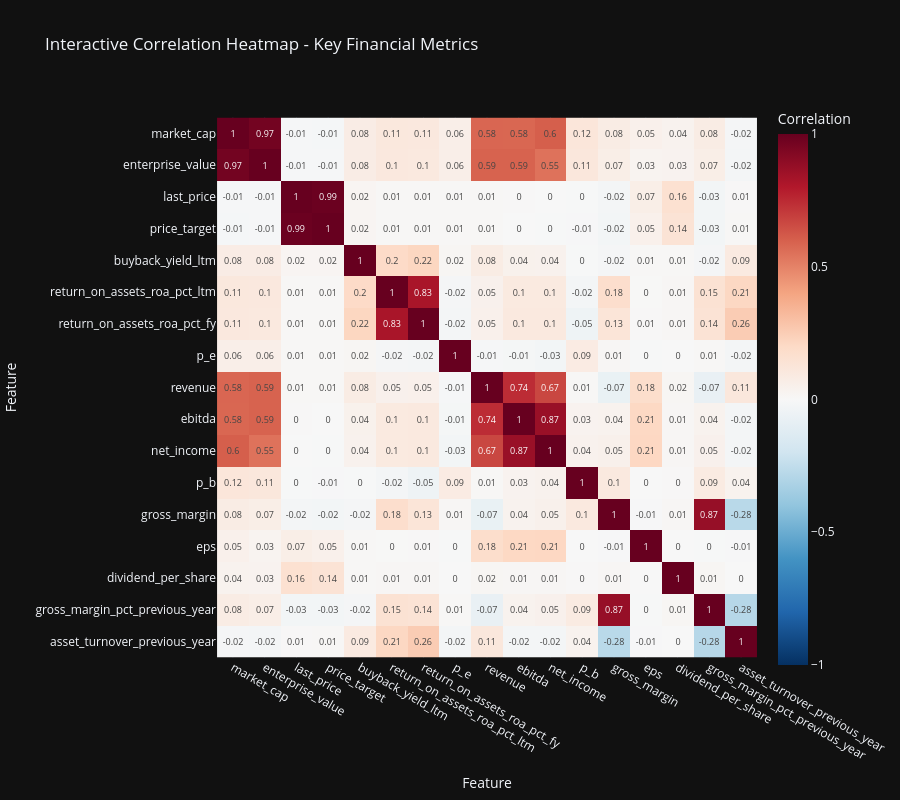
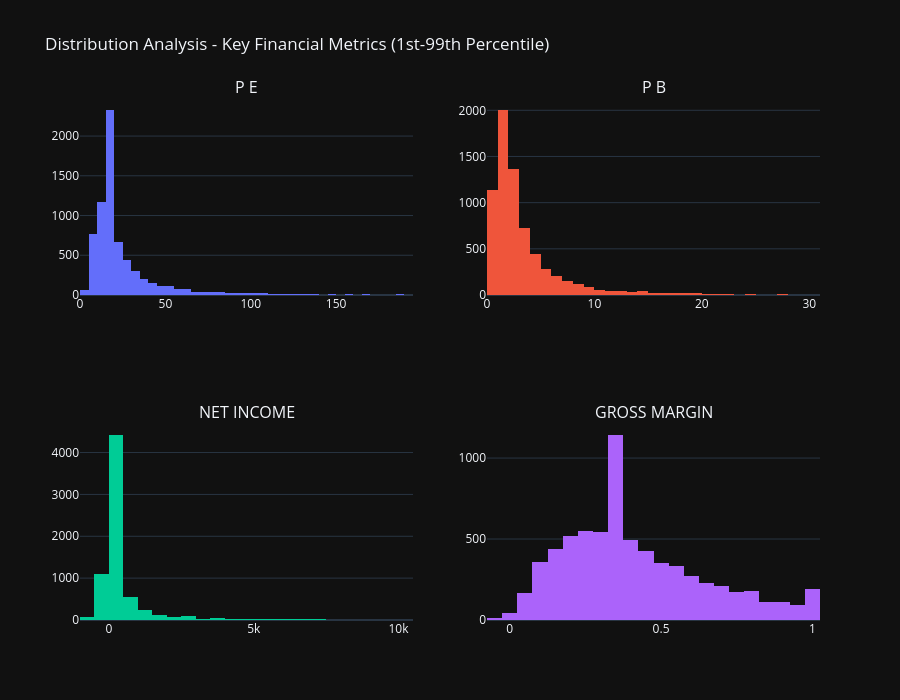
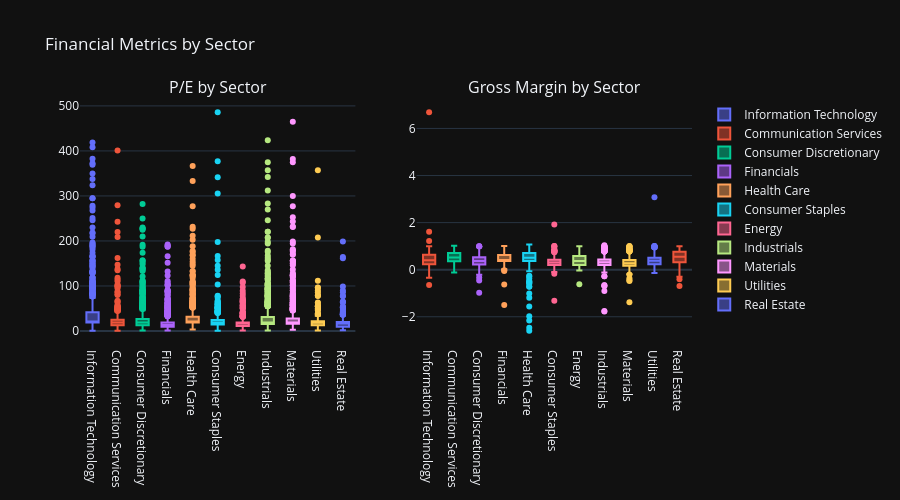
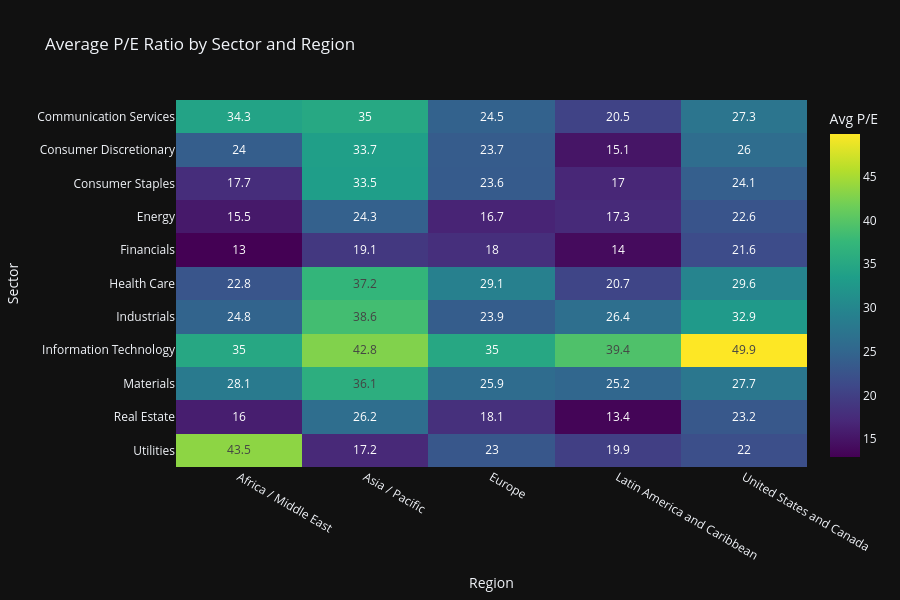

The notebook cell saved with these charts, in order:
### Code cell
# 📊 Interactive EDA Visualizations with Plotly
print("\n📊 Creating Interactive EDA Visualizations...")

# 1. Interactive Correlation Heatmap
print("  Creating correlation heatmap...")
numeric_cols = all_stocks_scaled.select_dtypes(include=[np.number]).columns.tolist()
key_metrics = [col for col in numeric_cols if col in [
    'last_price', 'price_target', 'market_cap', 'enterprise_value', 'ebitda',
    'p_e', 'p_b', 'gross_margin', 'revenue', 'net_income', 'gross_margin_pct_previous_year', 'eps',
    'asset_turnover_previous_year', 'dividend_per_share', 'buyback_yield_ltm',
    'return_on_assets_roa_pct_ltm',
    'return_on_assets_roa_pct_fy',
    ]][:20]  # Top 20 key metrics

if len(key_metrics) > 1:
    corr_matrix = all_stocks_scaled[key_metrics].corr()

    fig_corr = px.imshow(
            corr_matrix,
            labels=dict(x="Feature", y="Feature", color="Correlation"),
            x=corr_matrix.columns,
            y=corr_matrix.columns,
            color_continuous_scale='RdBu_r',
            zmin=-1,
            zmax=1,
            title='Interactive Correlation Heatmap - Key Financial Metrics',
            height=800,
            width=900
            )
    fig_corr.update_layout(
            xaxis={'side': 'bottom'},
            yaxis={'autorange': 'reversed'}
            )
    fig_corr.update_traces(text=corr_matrix.values.round(2), texttemplate='%{text}')
    fig_corr.show()
    fig_corr.write_html(eda_output_dir / "correlation_heatmap_interactive.html")
    print(f"  ✓ Saved: {eda_output_dir / 'correlation_heatmap_interactive.html'}")

# 2. Distribution Analysis - Key Metrics (Interactive Histograms)
print("  Creating distribution plots...")
distribution_metrics = [m for m in ['p_e', 'p_b', 'net_income', 'gross_margin'] if m in all_stocks_scaled.columns][:4]

if distribution_metrics:
    fig_dist = make_subplots(
            rows=2, cols=2,
            subplot_titles=[m.upper().replace('_', ' ') for m in distribution_metrics]
            )

    for idx, metric in enumerate(distribution_metrics):
        row = idx // 2 + 1
        col = idx % 2 + 1

        # Filter out extreme outliers for better visualization
        data = all_stocks_scaled[metric].dropna()
        q1, q99 = data.quantile([0.01, 0.99])
        filtered_data = data[(data >= q1) & (data <= q99)]

        fig_dist.add_trace(
                go.Histogram(x=filtered_data, name=metric, nbinsx=50, showlegend=False),
                row=row, col=col
                )

    fig_dist.update_layout(
            title_text="Distribution Analysis - Key Financial Metrics (1st-99th Percentile)",
            height=700,
            showlegend=False
            )
    fig_dist.show()
    fig_dist.write_html(eda_output_dir / "distributions_interactive.html")
    print(f"  ✓ Saved: {eda_output_dir / 'distributions_interactive.html'}")

# 3. Sector Comparison - Interactive Box Plots
print("  Creating sector comparison plots...")
if 'sector' in all_stocks_scaled.columns and 'p_e' in all_stocks_scaled.columns:
    # Define desired metrics and check which are available
    desired_metrics = ['p_e', 'gross_margin']
    available_metrics = [col for col in desired_metrics if col in all_stocks_scaled.columns]

    if len(available_metrics) == 0:
        print("  Warning: No metrics available for sector comparison. Skipping sector plots.")
    else:
        # Use only available columns
        cols_to_select = ['sector'] + available_metrics
        sector_data = all_stocks_scaled[cols_to_select].dropna()

        if sector_data.empty:
            print("  Warning: No data available after filtering. Skipping sector plots.")
        else:
            # Create subplots based on available metrics
            n_metrics = len(available_metrics)
            metric_titles = {
                'p_e': 'P/E by Sector',
                'gross_margin': 'Gross Margin by Sector'
                }

            subplot_titles = [metric_titles.get(m, f'{m} by Sector') for m in available_metrics]

            fig_sector = make_subplots(
                    rows=1, cols=n_metrics,
                    subplot_titles=subplot_titles
                    )

            for idx, metric in enumerate(available_metrics, start=1):
                for sector in sector_data['sector'].unique():
                    sector_subset = sector_data[sector_data['sector'] == sector]
                    fig_sector.add_trace(
                            go.Box(
                                    y=sector_subset[metric],
                                    name=sector,
                                    showlegend=(idx == 1)  # Show legend only for first subplot
                                    ),
                            row=1, col=idx
                            )

            fig_sector.update_layout(
                    height=500,
                    title_text="Financial Metrics by Sector",
                    showlegend=True
                    )
            fig_sector.show()
            print(f"  Sector comparison plots created with {n_metrics} metric(s).")

# 4. Region vs Sector Heatmap - Average P/E Ratio
print("  Creating region-sector heatmap...")
if all(col in all_stocks_scaled.columns for col in ['sector', 'region', 'p_e']):
    pivot_data = all_stocks_scaled.pivot_table(
            values='p_e',
            index='sector',
            columns='region',
            aggfunc='mean'
            )

    fig_region_sector = px.imshow(
            pivot_data,
            labels=dict(x="Region", y="Sector", color="Avg P/E"),
            title='Average P/E Ratio by Sector and Region',
            color_continuous_scale='Viridis',
            aspect='auto',
            height=600
            )
    fig_region_sector.update_traces(text=pivot_data.values.round(1), texttemplate='%{text}')
    fig_region_sector.show()
    fig_region_sector.write_html(eda_output_dir / "region_sector_heatmap.html")
    print(f"  ✓ Saved: {eda_output_dir / 'region_sector_heatmap.html'}")

# 5. 3D Scatter Plot - Market Cap vs P/E vs Gross Margin
print("  Creating 3D scatter plot...")
if all(col in all_stocks_scaled.columns for col in ['market_cap', 'p_e', 'gross_margin', 'sector']):
    scatter_data = all_stocks_scaled[['market_cap', 'p_e', 'gross_margin', 'sector']].dropna()
    # Filter for reasonable values
    scatter_data = scatter_data[
        (scatter_data['p_e'] > 0) & (scatter_data['p_e'] < 100) &
        (scatter_data['gross_margin'] > -0.05) & (scatter_data['gross_margin'] < 0.15)
        ]

    fig_3d = px.scatter_3d(
            scatter_data.sample(min(1000, len(scatter_data)), random_state=42),
            x='market_cap',
            log_x=True,
            y='p_e',
            z='gross_margin',
            color='sector',
            title='3D Valuation Analysis: Market Cap vs P/E vs Gross Margin',
            labels={'market_cap': 'Market Cap', 'p_e': 'P/E Ratio', 'gross_margin': 'Gross Margin'},
            height=700
            )
    fig_3d.show()
    fig_3d.write_html(eda_output_dir / "valuation_3d_scatter.html")
    print(f"  ✓ Saved: {eda_output_dir / 'valuation_3d_scatter.html'}")

print(f"\n✅ Section 3 Interactive EDA Visualizations Complete")
print(f"   All interactive charts saved to: {eda_output_dir}")

### Figure 1 — Plotly figure (JSON) as saved in the notebook; plotly's stock layout.template omitted (floating-point values rounded to 4 significant figures; data arrays with more than 128 entries replaced by an {"elided": "..."} marker saying what was removed)
{"data": [{"coloraxis": "coloraxis", "name": "0", "x": ["market_cap", "enterprise_value", "last_price", "price_target", "buyback_yield_ltm", "return_on_assets_roa_pct_ltm", "return_on_assets_roa_pct_fy", "p_e", "revenue", "ebitda", "net_income", "p_b", "gross_margin", "eps", "dividend_per_share", "gross_margin_pct_previous_year", "asset_turnover_previous_year"], "y": ["market_cap", "enterprise_value", "last_price", "price_target", "buyback_yield_ltm", "return_on_assets_roa_pct_ltm", "return_on_assets_roa_pct_fy", "p_e", "revenue", "ebitda", "net_income", "p_b", "gross_margin", "eps", "dividend_per_share", "gross_margin_pct_previous_year", "asset_turnover_previous_year"], "z": {"elided": "17x17 float values"}, "type": "heatmap", "xaxis": "x", "yaxis": "y", "hovertemplate": "Feature: %{x}<br>Feature: %{y}<br>Correlation: %{z}<extra></extra>", "text": {"elided": "17x17 float values"}, "texttemplate": "%{text}"}], "layout": {"xaxis": {"anchor": "y", "domain": [0.0, 1.0], "scaleanchor": "y", "constrain": "domain", "title": {"text": "Feature"}, "side": "bottom"}, "yaxis": {"anchor": "x", "domain": [0.0, 1.0], "autorange": "reversed", "constrain": "domain", "title": {"text": "Feature"}}, "coloraxis": {"colorbar": {"title": {"text": "Correlation"}}, "colorscale": [[0.0, "rgb(5,48,97)"], [0.1, "rgb(33,102,172)"], [0.2, "rgb(67,147,195)"], [0.3, "rgb(146,197,222)"], [0.4, "rgb(209,229,240)"], [0.5, "rgb(247,247,247)"], [0.6, "rgb(253,219,199)"], [0.7, "rgb(244,165,130)"], [0.8, "rgb(214,96,77)"], [0.9, "rgb(178,24,43)"], [1.0, "rgb(103,0,31)"]], "cmin": -1, "cmax": 1}, "title": {"text": "Interactive Correlation Heatmap - Key Financial Metrics"}, "height": 800, "width": 900}}

### Figure 2 — Plotly figure (JSON) as saved in the notebook; plotly's stock layout.template omitted (floating-point values rounded to 4 significant figures; data arrays with more than 128 entries replaced by an {"elided": "..."} marker saying what was removed)
{"data": [{"name": "p_e", "nbinsx": 50, "showlegend": false, "x": {"elided": "6887 float values"}, "type": "histogram", "xaxis": "x", "yaxis": "y"}, {"name": "p_b", "nbinsx": 50, "showlegend": false, "x": {"elided": "6926 float values"}, "type": "histogram", "xaxis": "x2", "yaxis": "y2"}, {"name": "net_income", "nbinsx": 50, "showlegend": false, "x": {"elided": "6887 float values"}, "type": "histogram", "xaxis": "x3", "yaxis": "y3"}, {"name": "gross_margin", "nbinsx": 50, "showlegend": false, "x": {"elided": "6944 float values"}, "type": "histogram", "xaxis": "x4", "yaxis": "y4"}], "layout": {"xaxis": {"anchor": "y", "domain": [0.0, 0.45]}, "yaxis": {"anchor": "x", "domain": [0.625, 1.0]}, "xaxis2": {"anchor": "y2", "domain": [0.55, 1.0]}, "yaxis2": {"anchor": "x2", "domain": [0.625, 1.0]}, "xaxis3": {"anchor": "y3", "domain": [0.0, 0.45]}, "yaxis3": {"anchor": "x3", "domain": [0.0, 0.375]}, "xaxis4": {"anchor": "y4", "domain": [0.55, 1.0]}, "yaxis4": {"anchor": "x4", "domain": [0.0, 0.375]}, "annotations": [{"font": {"size": 16}, "showarrow": false, "text": "P E", "x": 0.225, "xanchor": "center", "xref": "paper", "y": 1.0, "yanchor": "bottom", "yref": "paper"}, {"font": {"size": 16}, "showarrow": false, "text": "P B", "x": 0.775, "xanchor": "center", "xref": "paper", "y": 1.0, "yanchor": "bottom", "yref": "paper"}, {"font": {"size": 16}, "showarrow": false, "text": "NET INCOME", "x": 0.225, "xanchor": "center", "xref": "paper", "y": 0.375, "yanchor": "bottom", "yref": "paper"}, {"font": {"size": 16}, "showarrow": false, "text": "GROSS MARGIN", "x": 0.775, "xanchor": "center", "xref": "paper", "y": 0.375, "yanchor": "bottom", "yref": "paper"}], "title": {"text": "Distribution Analysis - Key Financial Metrics (1st-99th Percentile)"}, "height": 700, "showlegend": false}}

### Figure 3 — Plotly figure (JSON) as saved in the notebook; plotly's stock layout.template omitted (floating-point values rounded to 4 significant figures; data arrays with more than 128 entries replaced by an {"elided": "..."} marker saying what was removed)
{"data": [{"name": "Information Technology", "showlegend": true, "y": {"elided": "757 float values"}, "type": "box", "xaxis": "x", "yaxis": "y"}, {"name": "Communication Services", "showlegend": true, "y": {"elided": "309 float values"}, "type": "box", "xaxis": "x", "yaxis": "y"}, {"name": "Consumer Discretionary", "showlegend": true, "y": {"elided": "851 float values"}, "type": "box", "xaxis": "x", "yaxis": "y"}, {"name": "Financials", "showlegend": true, "y": {"elided": "1024 float values"}, "type": "box", "xaxis": "x", "yaxis": "y"}, {"name": "Health Care", "showlegend": true, "y": {"elided": "733 float values"}, "type": "box", "xaxis": "x", "yaxis": "y"}, {"name": "Consumer Staples", "showlegend": true, "y": {"elided": "522 float values"}, "type": "box", "xaxis": "x", "yaxis": "y"}, {"name": "Energy", "showlegend": true, "y": {"elided": "323 float values"}, "type": "box", "xaxis": "x", "yaxis": "y"}, {"name": "Industrials", "showlegend": true, "y": {"elided": "1246 float values"}, "type": "box", "xaxis": "x", "yaxis": "y"}, {"name": "Materials", "showlegend": true, "y": {"elided": "778 float values"}, "type": "box", "xaxis": "x", "yaxis": "y"}, {"name": "Utilities", "showlegend": true, "y": {"elided": "243 float values"}, "type": "box", "xaxis": "x", "yaxis": "y"}, {"name": "Real Estate", "showlegend": true, "y": {"elided": "243 float values"}, "type": "box", "xaxis": "x", "yaxis": "y"}, {"name": "Information Technology", "showlegend": false, "y": {"elided": "757 float values"}, "type": "box", "xaxis": "x2", "yaxis": "y2"}, {"name": "Communication Services", "showlegend": false, "y": {"elided": "309 float values"}, "type": "box", "xaxis": "x2", "yaxis": "y2"}, {"name": "Consumer Discretionary", "showlegend": false, "y": {"elided": "851 float values"}, "type": "box", "xaxis": "x2", "yaxis": "y2"}, {"name": "Financials", "showlegend": false, "y": {"elided": "1024 float values"}, "type": "box", "xaxis": "x2", "yaxis": "y2"}, {"name": "Health Care", "showlegend": false, "y": {"elided": "733 float values"}, "type": "box", "xaxis": "x2", "yaxis": "y2"}, {"name": "Consumer Staples", "showlegend": false, "y": {"elided": "522 float values"}, "type": "box", "xaxis": "x2", "yaxis": "y2"}, {"name": "Energy", "showlegend": false, "y": {"elided": "323 float values"}, "type": "box", "xaxis": "x2", "yaxis": "y2"}, {"name": "Industrials", "showlegend": false, "y": {"elided": "1246 float values"}, "type": "box", "xaxis": "x2", "yaxis": "y2"}, {"name": "Materials", "showlegend": false, "y": {"elided": "778 float values"}, "type": "box", "xaxis": "x2", "yaxis": "y2"}, {"name": "Utilities", "showlegend": false, "y": {"elided": "243 float values"}, "type": "box", "xaxis": "x2", "yaxis": "y2"}, {"name": "Real Estate", "showlegend": false, "y": {"elided": "243 float values"}, "type": "box", "xaxis": "x2", "yaxis": "y2"}], "layout": {"xaxis": {"anchor": "y", "domain": [0.0, 0.45]}, "yaxis": {"anchor": "x", "domain": [0.0, 1.0]}, "xaxis2": {"anchor": "y2", "domain": [0.55, 1.0]}, "yaxis2": {"anchor": "x2", "domain": [0.0, 1.0]}, "annotations": [{"font": {"size": 16}, "showarrow": false, "text": "P/E by Sector", "x": 0.225, "xanchor": "center", "xref": "paper", "y": 1.0, "yanchor": "bottom", "yref": "paper"}, {"font": {"size": 16}, "showarrow": false, "text": "Gross Margin by Sector", "x": 0.775, "xanchor": "center", "xref": "paper", "y": 1.0, "yanchor": "bottom", "yref": "paper"}], "title": {"text": "Financial Metrics by Sector"}, "height": 500, "showlegend": true}}

### Figure 4 — Plotly figure (JSON) as saved in the notebook; plotly's stock layout.template omitted (floating-point values rounded to 4 significant figures)
{"data": [{"coloraxis": "coloraxis", "name": "0", "x": ["Africa / Middle East", "Asia / Pacific", "Europe", "Latin America and Caribbean", "United States and Canada"], "y": ["Communication Services", "Consumer Discretionary", "Consumer Staples", "Energy", "Financials", "Health Care", "Industrials", "Information Technology", "Materials", "Real Estate", "Utilities"], "z": [[34.25, 35.03, 24.52, 20.48, 27.31], [23.98, 33.66, 23.66, 15.06, 26.0], [17.74, 33.5, 23.57, 16.96, 24.05], [15.47, 24.3, 16.7, 17.3, 22.63], [12.98, 19.06, 17.96, 14.01, 21.62], [22.75, 37.24, 29.09, 20.65, 29.64], [24.8, 38.56, 23.88, 26.42, 32.87], [34.97, 42.76, 34.98, 39.41, 49.86], [28.13, 36.14, 25.95, 25.2, 27.67], [16.01, 26.16, 18.08, 13.35, 23.16], [43.47, 17.18, 23.01, 19.88, 21.95]], "type": "heatmap", "xaxis": "x", "yaxis": "y", "hovertemplate": "Region: %{x}<br>Sector: %{y}<br>Avg P/E: %{z}<extra></extra>", "text": [[34.3, 35.0, 24.5, 20.5, 27.3], [24.0, 33.7, 23.7, 15.1, 26.0], [17.7, 33.5, 23.6, 17.0, 24.1], [15.5, 24.3, 16.7, 17.3, 22.6], [13.0, 19.1, 18.0, 14.0, 21.6], [22.8, 37.2, 29.1, 20.7, 29.6], [24.8, 38.6, 23.9, 26.4, 32.9], [35.0, 42.8, 35.0, 39.4, 49.9], [28.1, 36.1, 25.9, 25.2, 27.7], [16.0, 26.2, 18.1, 13.4, 23.2], [43.5, 17.2, 23.0, 19.9, 22.0]], "texttemplate": "%{text}"}], "layout": {"xaxis": {"anchor": "y", "domain": [0.0, 1.0], "title": {"text": "Region"}}, "yaxis": {"anchor": "x", "domain": [0.0, 1.0], "autorange": "reversed", "title": {"text": "Sector"}}, "coloraxis": {"colorbar": {"title": {"text": "Avg P/E"}}, "colorscale": [[0.0, "#440154"], [0.1111, "#482878"], [0.2222, "#3e4989"], [0.3333, "#31688e"], [0.4444, "#26828e"], [0.5556, "#1f9e89"], [0.6667, "#35b779"], [0.7778, "#6ece58"], [0.8889, "#b5de2b"], [1.0, "#fde725"]]}, "title": {"text": "Average P/E Ratio by Sector and Region"}, "height": 600}}
